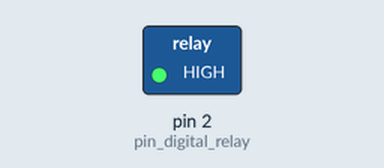
This sketch was run on a simulated Arduino Uno, built with avr-gcc and run on an emulated ATmega328P. On the bench: switched loads named in the sketch (green lamp = pin HIGH).

Above: at 0.1 s.
Timing chart, 0 to 1.6 s (numbered marks = the images above):
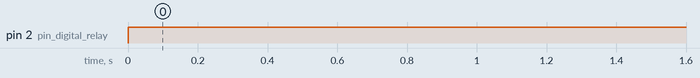

The sketch:

simple_relay.ino
```cpp
int pin_digital_relay = 2;

void setup() {
  pinMode(2, OUTPUT);
  Serial.begin(9600);
}

void loop() {
     digitalWrite(pin_digital_relay, HIGH);
}
```

Measured:
- by itself, pin 2 (pin_digital_relay): LOW → HIGH at 0.00 s
